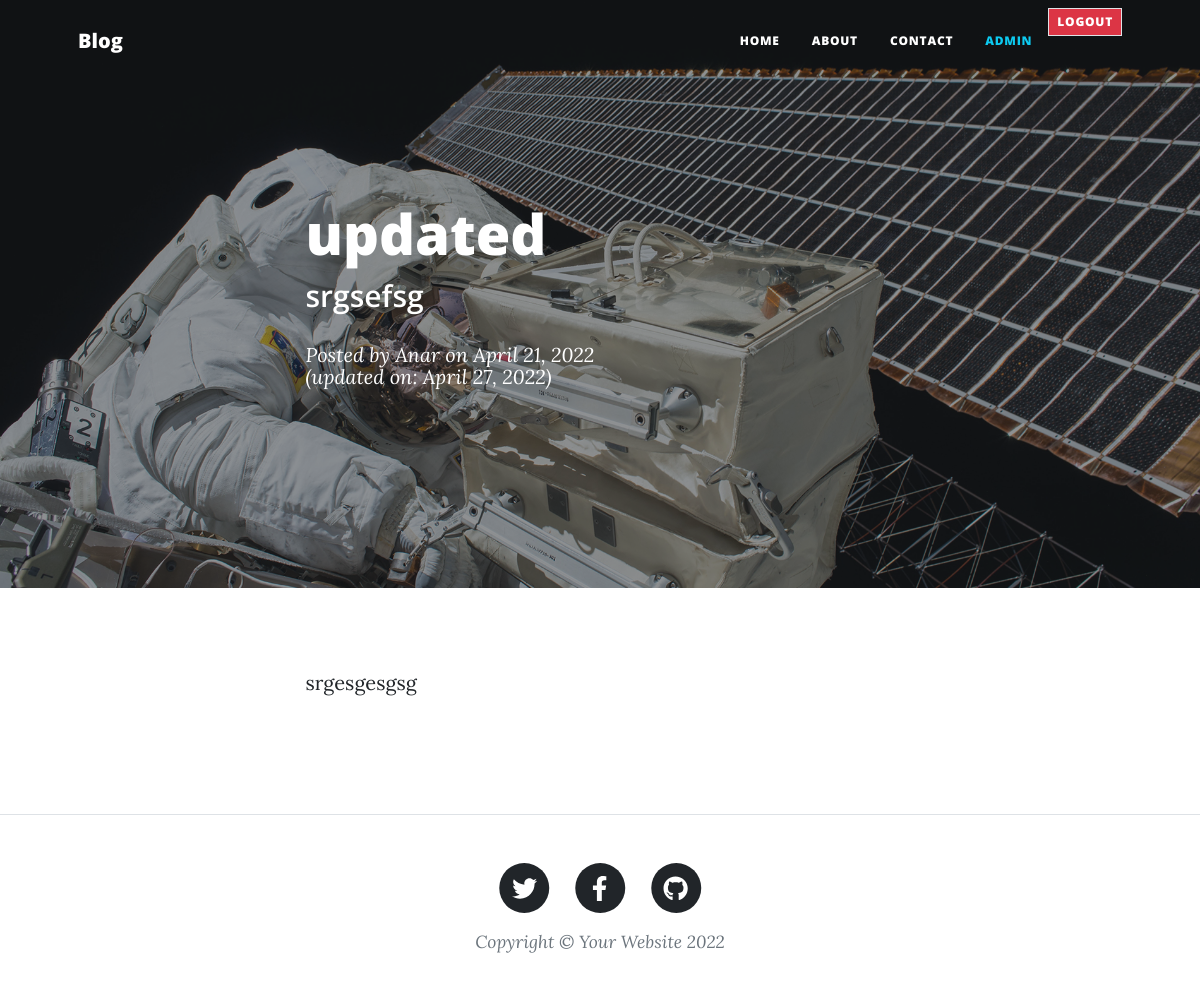
/post/14/ (signed in), run on the app's committed database.
### core/models.py (models this page shows, shortened)
class Post(models.Model):
    title = models.CharField(max_length=100, blank=True, null=True)
    subtitle = models.CharField(max_length=200, blank=True, null=True)
    content = models.TextField(max_length=100, blank=True, null=True)
    author = models.ForeignKey(User, on_delete=models.SET_NULL, blank=True, null=True)
    date_published = models.DateTimeField(auto_now_add=True, blank=True, null=True)
    date_modified = models.DateTimeField(auto_now=True, blank=True, null=True)
    class Meta:
        ordering = ('-date_published',)

### core/views.py (the view)
# urls.py: path('post/<int:pk>/', post_detail, name='detail'),
@login_required()
def post_detail(request, pk):
    post = Post.objects.get(id=pk)
    context = {'post' : post}
    return render(request, 'post.html', context)

### templates/post.html (shortened to what this page needs)
{% extends 'main.html' %}
{% load static %}
{% block content %}
        <header class="masthead" style="background-image: url('{% static "assets/img/post-bg.jpg" %}')">
            <div class="container position-relative px-4 px-lg-5">
                <div class="row gx-4 gx-lg-5 justify-content-center">
                    <div class="col-md-10 col-lg-8 col-xl-7">
                        <div class="post-heading">
                            <h1>{{ post.title }}</h1>
                            <h2 class="subheading">{{ post.subtitle }}</h2>
                            <span class="meta">
                                Posted by
                                <a href="#">{{ post.author }}</a>
                                on {{ post.date_published |date:"F d, Y"}} <br> (updated on: {{ post.date_modified|date:"F d, Y" }})
                            </span>
                        </div>
                    </div>
                </div>
            </div>
        </header>
        <article class="mb-4">
            <div class="container px-4 px-lg-5">
                <div class="row gx-4 gx-lg-5 justify-content-center">
                    <div class="col-md-10 col-lg-8 col-xl-7">
                        <p>{{ post.content }}</p>
                    </div>
                </div>
            </div>
        </article>
        <br>
        <br>
{% endblock content %}

### templates/main.html (shortened to what this page needs)
{% load static %}
<!DOCTYPE html>
<html lang="en">
    <head>
        <link href="{% static 'css/styles.css' %}" rel="stylesheet" />
    </head>
    <body>
        {% if request.user.is_authenticated %}
            <nav class="navbar navbar-expand-lg navbar-light" id="mainNav">
                <div class="container px-4 px-lg-5">
                    <a class="navbar-brand" href="{% url 'home' %}">Blog</a>
                    <div class="collapse navbar-collapse" id="navbarResponsive">
                        <ul class="navbar-nav ms-auto py-4 py-lg-0">
                            <li class="nav-item"><a class="nav-link px-lg-3 py-3 py-lg-4" href="{% url 'home' %}">Home</a></li>
                            <li class="nav-item"><a class="nav-link px-lg-3 py-3 py-lg-4" href="{% url 'about' %}">About</a></li>
                            <li class="nav-item"><a class="nav-link px-lg-3 py-3 py-lg-4" href="{% url 'contact' %}">Contact</a></li>
                            {% if request.user.is_authenticated %}
                                <li class="nav-item"><a class="nav-link px-lg-3 py-3 py-lg-4 text-info" href="{% url 'userposts' user.username %}">{{request.user}}</a></li>
                                <li class="nav-item"><a role="button" class="nav-link px-lg-2 py-3 py-lg-1 btn btn-lg btn-danger border" href="{% url 'logout' %}">LOGOUT</a></li>
                            {% endif %}
                        </ul>
                    </div>
                </div>
            </nav>
        {% endif %}
        {% block content %}{% endblock content %}
        <footer class="border-top">
            <div class="container px-4 px-lg-5">
                <div class="row gx-4 gx-lg-5 justify-content-center">
                    <div class="col-md-10 col-lg-8 col-xl-7">
                        <ul class="list-inline text-center">
                            <li class="list-inline-item">
                                <a href="#!">
                                    <span class="fa-stack fa-lg">
                                        <i class="fas fa-circle fa-stack-2x"></i>
                                        <i class="fab fa-twitter fa-stack-1x fa-inverse"></i>
                                    </span>
                                </a>
                            </li>
                            <li class="list-inline-item">
                                <a href="#!">
                                    <span class="fa-stack fa-lg">
                                        <i class="fas fa-circle fa-stack-2x"></i>
                                        <i class="fab fa-facebook-f fa-stack-1x fa-inverse"></i>
                                    </span>
                                </a>
                            </li>
                            <li class="list-inline-item">
                                <a href="#!">
                                    <span class="fa-stack fa-lg">
                                        <i class="fas fa-circle fa-stack-2x"></i>
                                        <i class="fab fa-github fa-stack-1x fa-inverse"></i>
                                    </span>
                                </a>
                            </li>
                        </ul>
                        <div class="small text-center text-muted fst-italic">Copyright &copy; Your Website 2022</div>
                    </div>
                </div>
            </div>
        </footer>
    </body>
</html>

### data on the page
Post: title "updated", subtitle "srgsefsg", author "Anar", date_published "April 21, 2022", date_modified "April 27, 2022", content "srgesgesgsg"

### other printed values
{{ request.user }} "ADMIN"
